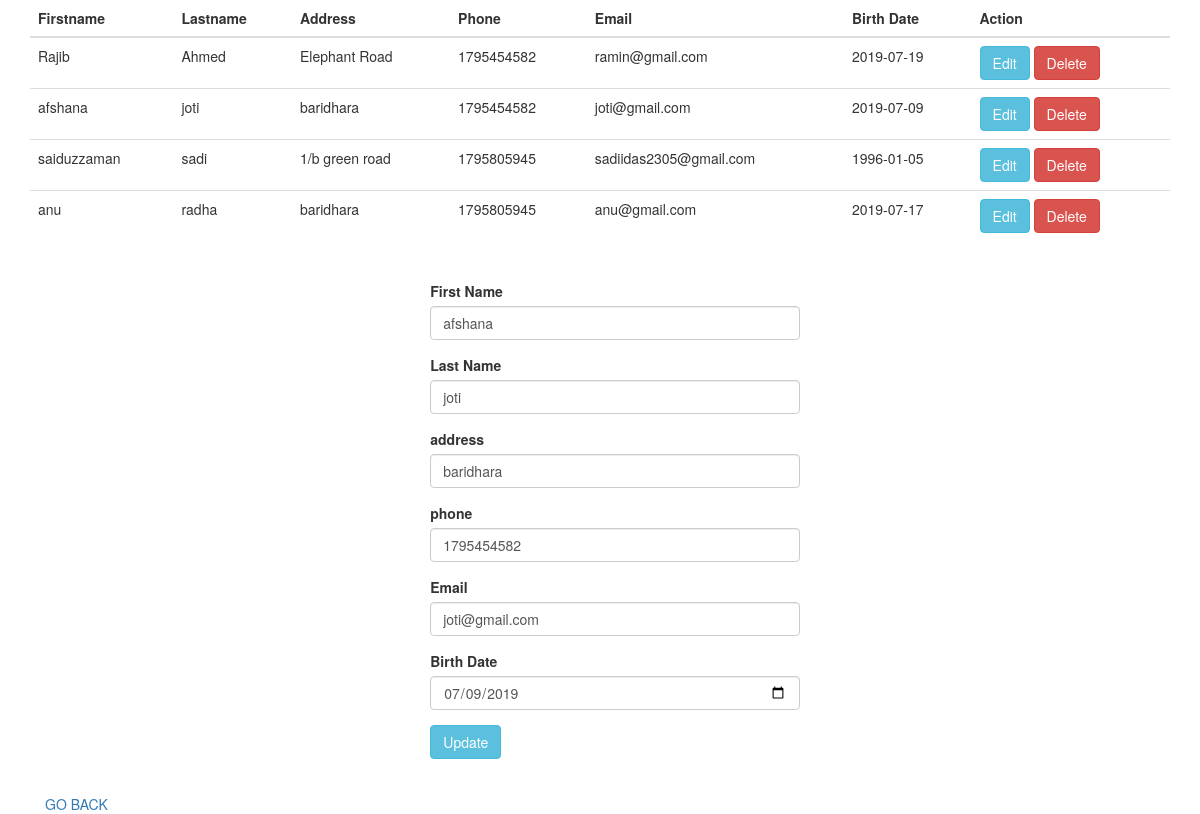
The app's page /book.php?edit=4 with its own data.
### tables this page shows
CREATE TABLE `book` (
  `id` int(11) NOT NULL,
  `firstname` varchar(255) NOT NULL,
  `lastname` varchar(255) NOT NULL,
  `address` varchar(255) NOT NULL,
  `phone` int(50) NOT NULL,
  `email` varchar(255) NOT NULL,
  `birthdate` varchar(255) NOT NULL
);

### process.php (called while the page is built, shortened)
<?php
	$mysqli = new mysqli('localhost', 'root', '', 'bitmascot') or die(mysqli_error($mysqli));
	if (isset($_GET['edit'])) {
		$id = $_GET['edit'];
		$update = true;
		$result = $mysqli->query("SELECT * FROM book WHERE id=$id") or die($mysqli->error());
		if (count($result)==1) {
			$row = $result->fetch_array();
			$firstname = $row['firstname'];
			$lastname = $row['lastname'];
			$address = $row['address'];
			$phone = $row['phone'];
			$email = $row['email'];
			$birthdate = $row['birthdate'];
		}
	}
 ?>

### book.php (the view, shortened to what this page needs)
<!DOCTYPE html>
<html>
<head>
	<link rel="stylesheet" type="text/css" href="css/all.min.css">
	<link rel="stylesheet" type="text/css" href="css/bootstrap.min.css">
</head>
<body>
		<?php require_once 'process.php'; ?>
		<div class="container">
		<?php
			$mysqli = new mysqli('localhost', 'root', '', 'bitmascot') or die(mysqli_error($mysqli));
			$result = $mysqli->query("SELECT * FROM book") or die($mysqli->error);
		?>
			<div class="row container">
				<table class="table">
					<thead>
						<tr>
							<th>Firstname</th>
							<th>Lastname</th>
							<th>Address</th>
							<th>Phone</th>
							<th>Email</th>
							<th>Birth Date</th>
							<th colspan="2">Action</th>
						</tr>
					</thead>
					<?php
						while($row = $result->fetch_assoc()):
					?>
					<tr>
						<td><?php echo $row['firstname'] ?></td>
						<td><?php echo $row['lastname'] ?></td>
						<td><?php echo $row['address'] ?></td>
						<td><?php echo $row['phone'] ?></td>
						<td><?php echo $row['email'] ?></td>
						<td><?php echo $row['birthdate'] ?></td>
						<td>
							<a href="book.php?edit=<?php echo $row['id']; ?>" class="btn btn-info">Edit</a>
							<a href="process.php?delete=<?php echo $row['id']; ?>" class="btn btn-danger">Delete</a>
						</td>
					</tr>
				<?php endwhile; ?>
				</table>
			</div>
		<div class="container">
			<div class="row">
					<form action="process.php" method="POST" style="width: 35%; margin: 0px auto; padding: 20px;">
						<div class="form-group">
							<label>First Name</label>
							<input type="text" name="firstname" class="form-control" value="<?php echo $firstname; ?>" placeholder="Enter Your First Name">
						</div>
						<div class="form-group">
							<label>Last Name</label>
							<input type="text" name="lastname" class="form-control" value="<?php echo $lastname; ?>" placeholder="Enter Your Last Name">
						</div>
						<div class="form-group">
							<label>address</label>
							<input type="text" name="address" class="form-control" value="<?php echo $address; ?>" placeholder="Enter address">
						</div>
						<div class="form-group">
							<label>phone</label>
							<input type="text" name="phone" class="form-control" value="<?php echo $phone; ?>" placeholder="Enter phone Number">
						</div>
						<div class="form-group">
							<label>Email</label>
							<input type="email" name="email" class="form-control" value="<?php echo $email; ?>" placeholder="Enter Email address">
						</div>
						<div class="form-group">
							<label>Birth Date</label>
							<input type="date" name="birthdate" class="form-control" value="<?php echo $birthdate; ?>" placeholder="Enter Your Birth Date">
						</div>
						<div class="form-group">
							<?php
								if ($update == true):
							?>
							<button type="submit" class="btn btn-info" name="update">Update</button>
							<?php else: ?>
							<button type="submit" class="btn btn-primary" name="save">Save</button>
							<?php endif ?>
						</div>
					</form>
			</div>
			<div>
				<a href="home.php" style="text-align: left;">GO BACK</a>
			</div>
		</div>
	</div>
</body>
</html>

### records on screen
book: firstname "Rajib", lastname "Ahmed", address "Elephant Road", phone "1795454582", email "ramin@gmail.com", birthdate "2019-07-19"
book: firstname "afshana", lastname "joti", address "baridhara", phone "1795454582", email "joti@gmail.com", birthdate "2019-07-09", birthdate "07/09/2019"
book: firstname "saiduzzaman", lastname "sadi", address "1/b green road", phone "1795805945", email "sadiidas2305@gmail.com", birthdate "1996-01-05"
book: firstname "anu", lastname "radha", address "baridhara", phone "1795805945", email "anu@gmail.com", birthdate "2019-07-17"
